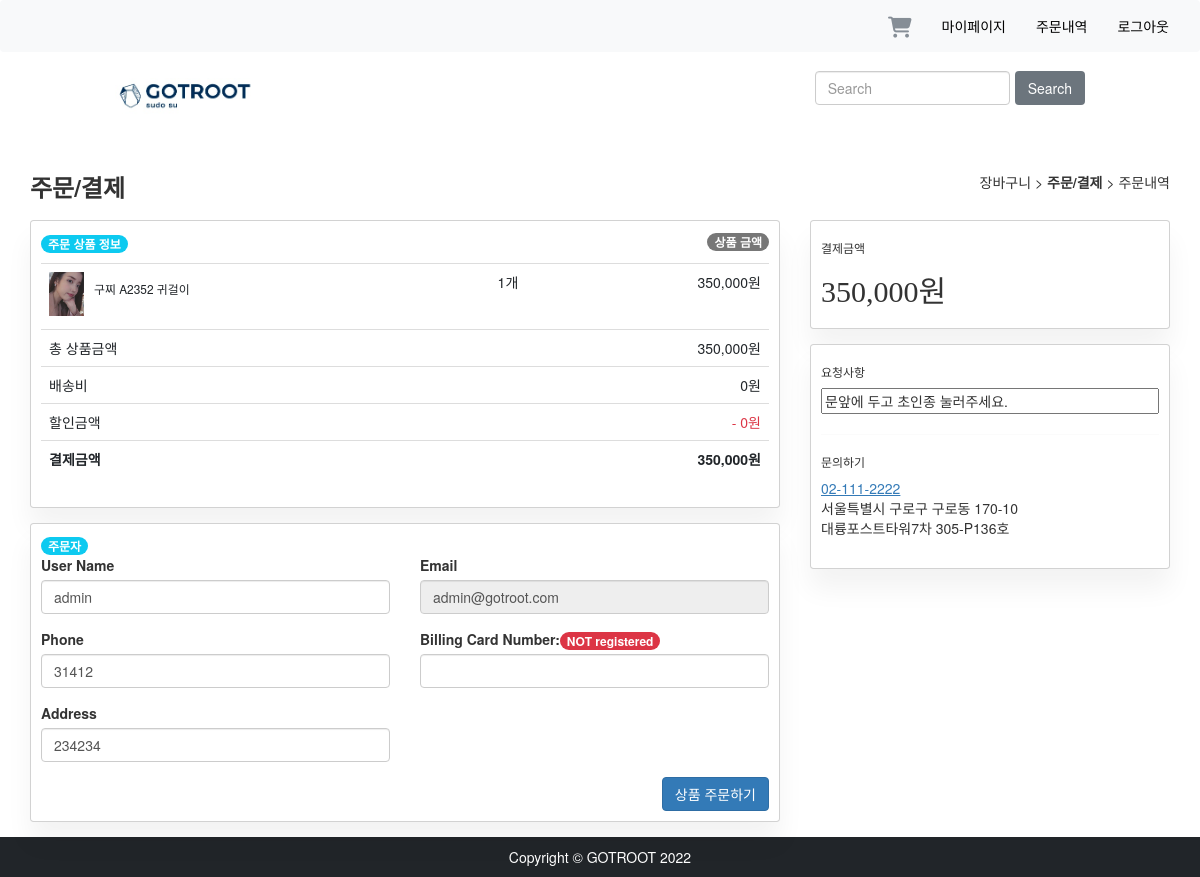
Page /order/detail/ (signed in) on the earlier database version.
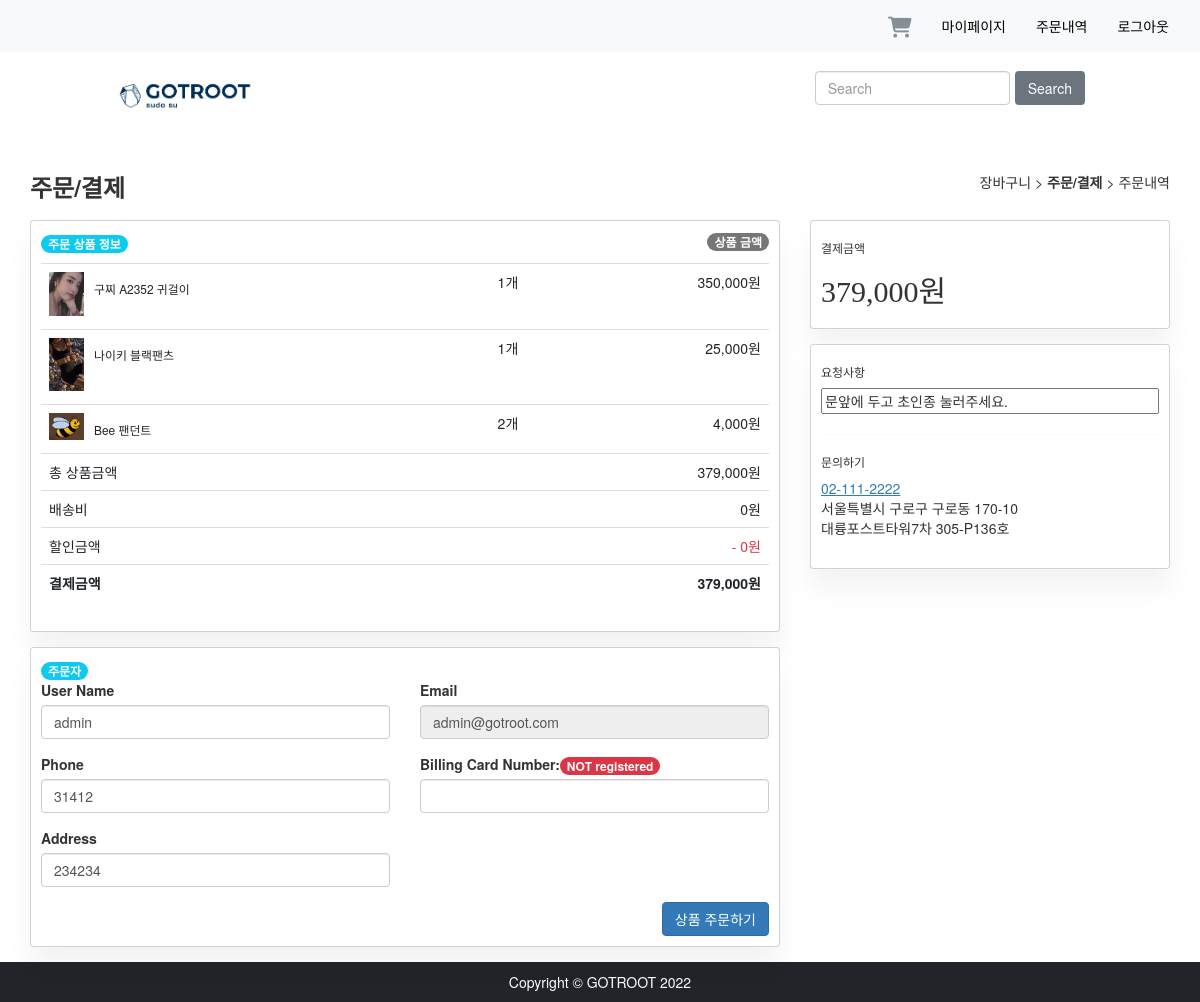
Same page on the later database version.
### cart/models.py (models this page shows, shortened)
class CartItem(models.Model) :
    product = models.ForeignKey('shop.Product', on_delete=models.CASCADE)
    each_price = models.IntegerField(default=0)
    quantity = models.IntegerField(default=1)
    active = models.BooleanField(default=True)
    cart = models.ForeignKey(Cart, on_delete=models.CASCADE)
    @property
    def get_sub_total(self):
        return self.quantity * self.each_price

class Cart(models.Model) :
    user = models.ForeignKey('user.User', on_delete=models.CASCADE, null=True)
    date_added = models.DateField(auto_now_add=True)
    shipping = models.IntegerField(default=3000)
    @property
    def get_active_items(self):
        return self.cartitem_set.filter(cart=self, active=True)
    @property
    def get_cart_total(self):
        cartitems = self.get_active_items
        total = 0
        for item in cartitems:
            total += item.get_sub_total
        return total

### shop/models.py (models this page shows, shortened)
class Product(models.Model):
    name = models.CharField(max_length=100)
    content = models.TextField(max_length=1000)
    category = models.ForeignKey(Category, on_delete=models.CASCADE)
    stock = models.PositiveIntegerField()
    price = models.IntegerField()
    created_at = models.DateTimeField(auto_now_add=True)
    modified_at = models.DateTimeField(auto_now=True)
    deleted_at = models.DateTimeField(null=True, blank=True)
    @property
    def get_product_image(self):
        try:
            image = self.productimage_set.get(product=self, is_represent=True)
            return image.image.url
        except:
            random_image = choice(ProductImage.objects.filter(product=self))
            return random_image.image.url

class ProductImage(models.Model):
    product = models.ForeignKey(Product, on_delete=models.CASCADE)
    is_represent = models.BooleanField(default=False)
    image = models.ImageField(upload_to=product_image_path)

### order/views.py (the view)
# urls.py: path('detail/', views.order_cart, name='order_cart'),
def order_cart(request):
    user = request.user
    cart = Cart.objects.get(user=request.user)
    if cart.get_active_items.count() == 0:
        return render(request, 'cart/index.html', {'cart': cart, 'error_message': "주문 가능한 상품이 없습니다"})
    for item in cart.get_active_items:
        if item.product.stock - item.quantity < 0:
            return render(request, 'cart/index.html', {'cart': cart, 'error_message': item.product.name + "의 재고가 없습니다"})
    if request.method == 'GET':
        form = OrderUserChangeForm(instance=user)
    elif request.method == 'POST':
        form = OrderUserChangeForm(request.POST, instance=user)
        if form.is_valid():
            form.save()
            return redirect('order:order_final')
    return render(request, 'order/detail.html', {'cart':cart, 'form': form, 'user': user})

### order/forms.py
class OrderUserChangeForm(UserChangeForm):
    password = None
    class Meta:
        model = OrderUser
        fields = ['username', 'phone_number', 'address', 'card_number']

### gotroot_site/context_processors.py (called while the page is built)
def category_list(request):
    categories = Category.objects.all()
    return {
        "categories": categories
    }

### order/templates/order/detail.html (shortened to what the changed rows need)
{% extends "order/base.html" %}
{% load humanize %}
{% block content %}
<div class="container-fluid">
<div class="container">
  <div class="row">
    <div class="col-lg-8">
      <div class="card mb-4">
        <div class="card-body">
          <table class="table table-borderless">
            <tbody>
                {% for item in cart.get_active_items %}
                    <tr>
                        <td>
                            <div class="d-flex mb-2">
                                 <div class="flex-shrink-0">
                                    <img src="{{ item.product.get_product_image }}" alt="" width="35" class="img-fluid">
                                 </div>
                                <div class="flex-lg-grow-1 ms-3">
                                    <h6 class="small mb-0"><a href="#" class="text-reset">{{ item.product.name }}</a></h6>
                                </div>
                            </div>
                        </td>
                        <td class="text-center">{{ item.quantity }}개</td>
                        <td class="text-end">{{ item.get_sub_total|intcomma }}원</td>
                    </tr>
                {% endfor %}
            </tbody>
            <tfoot>
              <tr>
                <td colspan="2">총 상품금액</td>
                <td class="text-end">{{ cart.get_cart_total|intcomma }}원</td>
              </tr>
              <tr>
                <td colspan="2">배송비</td>
                <td class="text-end">{{ cart.shipping }}원</td>
              </tr>
              <tr class="fw-bold">
                <td colspan="2">결제금액</td>
                <td class="text-end">{{ cart.get_cart_total|add:cart.shipping|intcomma }}원</td>
              </tr>
            </tfoot>
          </table>
        </div>
      </div>
      </div>
    <div class="col-lg-4">
      <div class="card mb-4">
        <div class="card-body">
            <h3 class="h6">결제금액</h3><h2 style="font-family: '나눔고딕 ExtraBold'">{{ cart.get_cart_total|add:cart.shipping|intcomma }}원</h2>
        </div>
      </div>
    </div>
</div>
</div>
</div>
{% endblock content %}

Differences in the rows shown:
added CartItem: product.get_product_image (picture), product.name "나이키 블랙팬츠", quantity "1", get_sub_total "25,000"
added CartItem: product.get_product_image (picture), product.name "Bee 팬던트", quantity "2", get_sub_total "4,000"
computed for Cart: get_cart_total "350,000" → "379,000"; get_cart_total|add "350,000" → "379,000"
